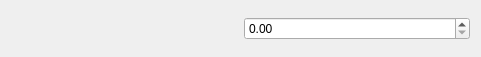
<?xml version="1.0" encoding="UTF-8"?>
<ui version="4.0">
 <class>ValuedSliderWidget</class>
 <widget class="QWidget" name="ValuedSliderWidget">
  <property name="geometry">
   <rect>
    <x>0</x>
    <y>0</y>
    <width>481</width>
    <height>57</height>
   </rect>
  </property>
  <property name="sizePolicy">
   <sizepolicy hsizetype="Preferred" vsizetype="Fixed">
    <horstretch>0</horstretch>
    <verstretch>0</verstretch>
   </sizepolicy>
  </property>
  <property name="windowTitle">
   <string>Form</string>
  </property>
  <layout class="QHBoxLayout" name="horizontalLayout">
   <item>
    <widget class="QwtSlider" name="Slider_value">
     <property name="scalePosition">
      <enum>QwtSlider::BottomScale</enum>
     </property>
    </widget>
   </item>
   <item>
    <widget class="QDoubleSpinBox" name="doubleSpinBox_value"/>
   </item>
  </layout>
 </widget>
 <customwidgets>
  <customwidget>
   <class>QwtSlider</class>
   <extends>QWidget</extends>
   <header>qwt_slider.h</header>
  </customwidget>
 </customwidgets>
 <resources/>
 <connections/>
</ui>
